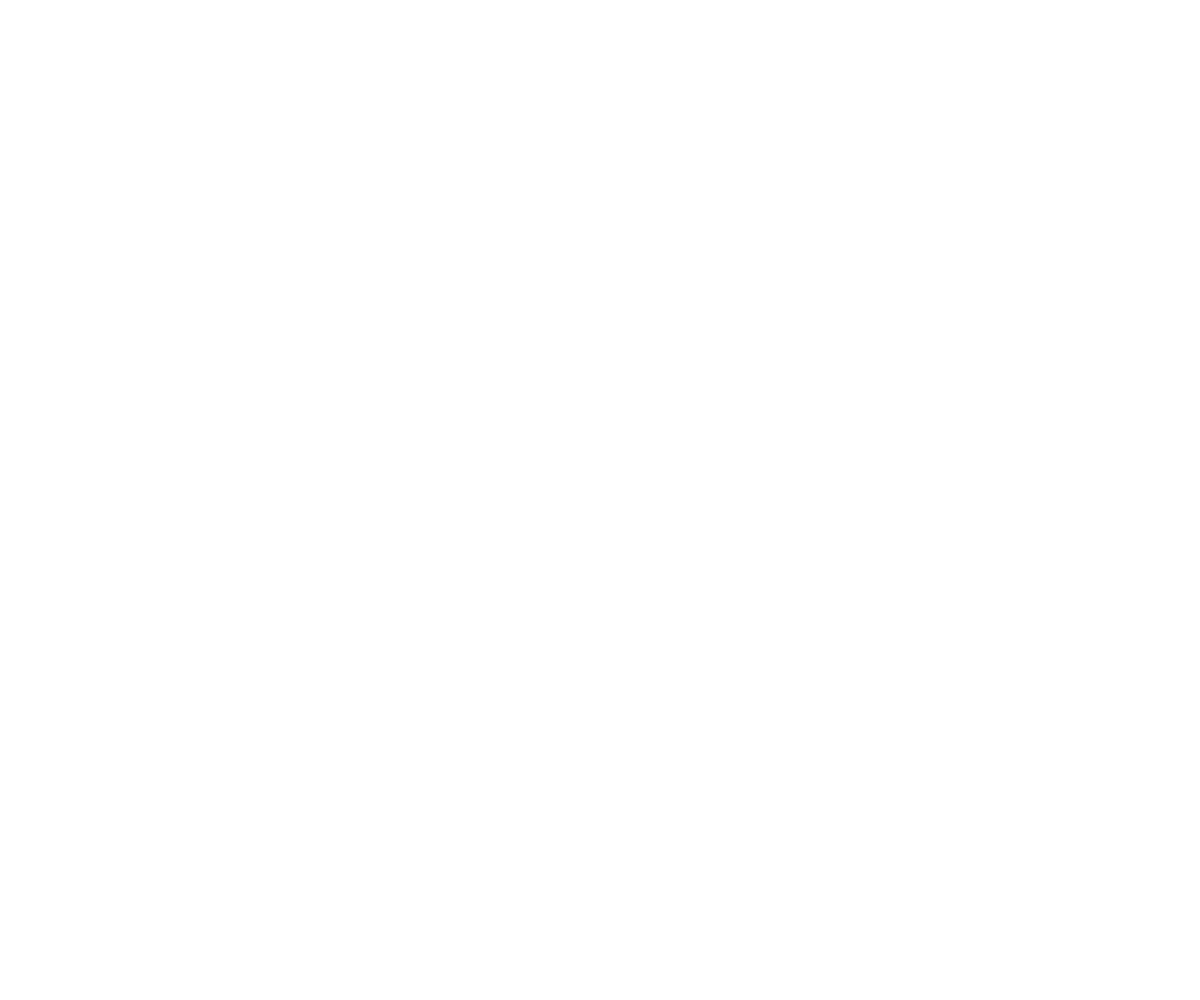
Frame 1 (no input)
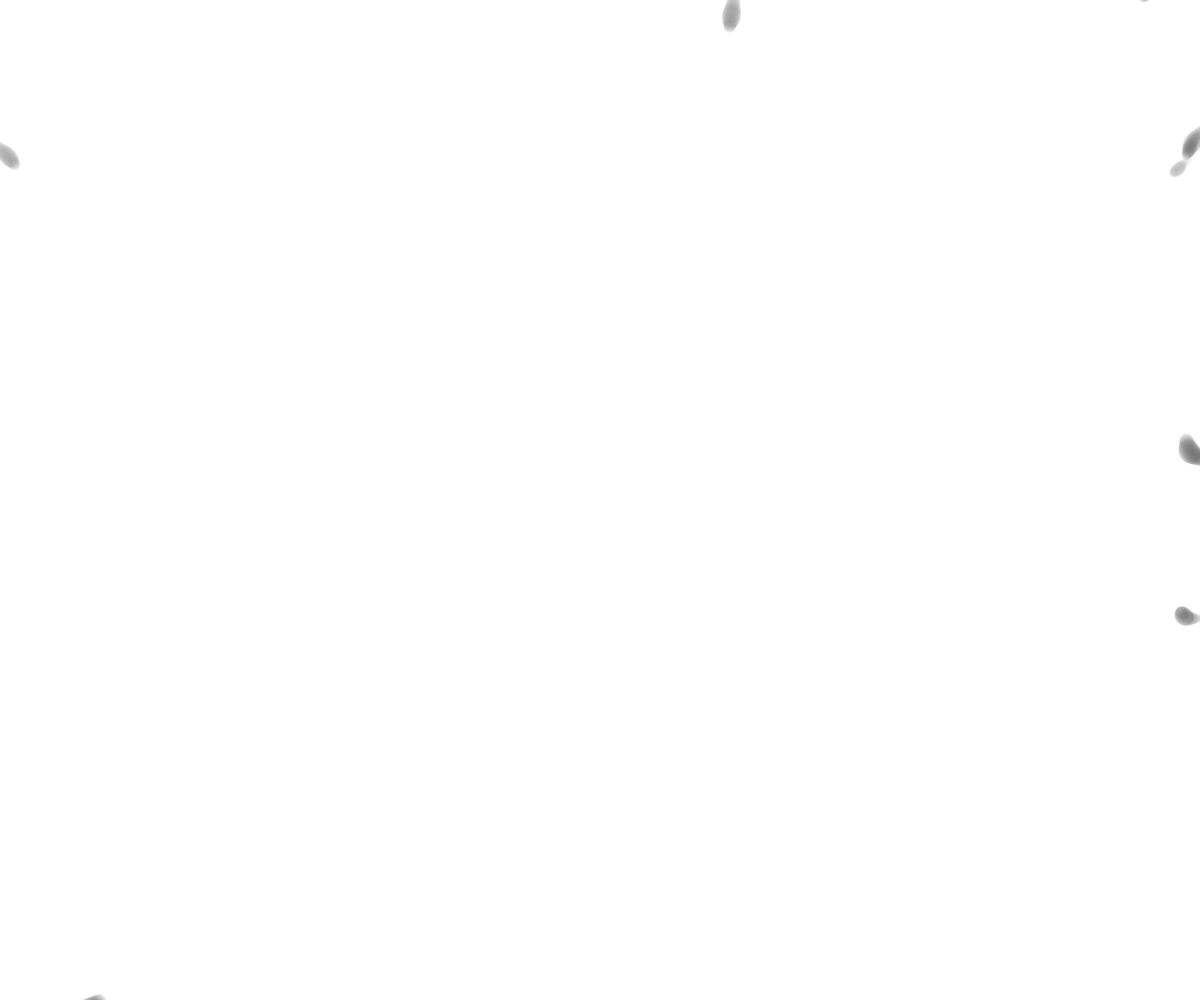
Frame 60 (no input)
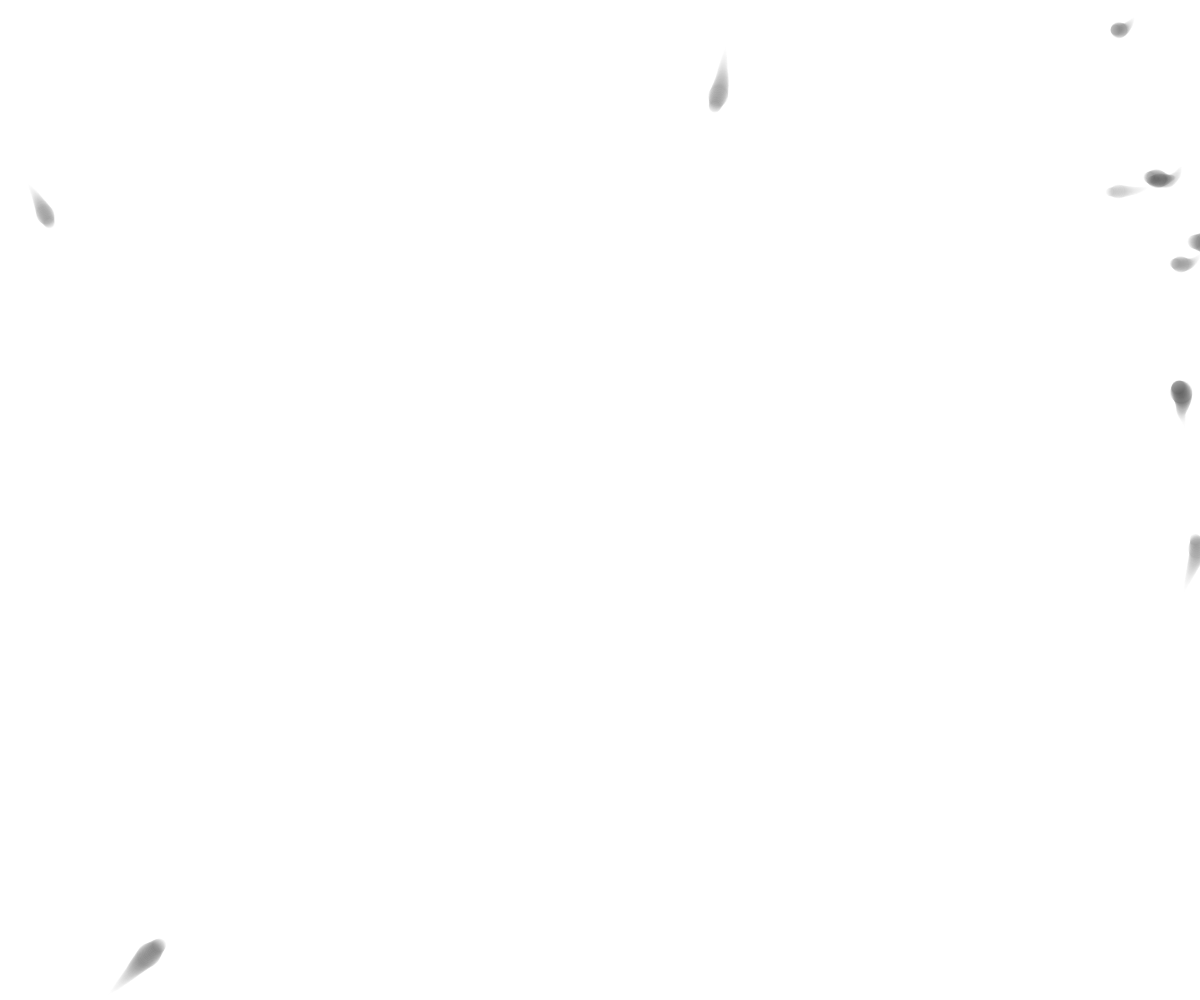
Frame 120 (the mouse pressed at the canvas centre since frame 60)

The p5.js sketch that drew these frames (run headless with seeded random() and noise() and a simulated clock; from frame 60 on, the mouse is pressed at the canvas centre):

// p5.js sketch
// ── sketch.js
// https://codepen.io/unicar/pen/LwbRbo

class FlockParams {
  constructor() {
    this.maxForce = 0.09;
    this.maxSpeed = 1.4;
    this.perceptionRadius = 120;
    this.alignAmp = 1;
    this.cohesionAmp = 1.2;
    this.separationAmp = 1.5;
  }
}

let flockParams = new FlockParams();

/*==================
Koi
===================*/

class Koi {
  constructor(x, y, koiColor) {
    this.color = color(koiColor);
    this.position = createVector(x, y);
    // this.offsetX = random(-100, 100);
    // this.offsetY = random(-100, 100);
    // this.position = createVector(x + this.offsetX, y + this.offsetY);
    // this.velocity = p5.Vector.random2D();
    this.velocity = createVector(width * 0.5 - x, height * 0.5 - y);
    this.velocity.setMag(random(1, 8));
    this.acceleration = createVector();
    this.baseSize = int(random(12, 30));
    this.maxForce = flockParams.maxForce;
    this.maxSpeed = flockParams.maxSpeed;
    this.bodyLength = this.baseSize * 2;
    this.body = new Array(this.bodyLength).fill({ ...this.position });
    this.maxSpeed = (flockParams.maxSpeed * this.baseSize) / 30;
  }

  calculateDesiredSteeringForce(kois, factorType) {
    let steering = createVector();
    let total = 0;
    for (let other of kois) {
      let d = dist(
        this.position.x,
        this.position.y,
        other.position.x,
        other.position.y
      );
      if (d < flockParams.perceptionRadius && other != this) {
        switch (factorType) {
          case "align":
            steering.add(other.velocity);
            break;
          case "cohesion":
            steering.add(other.position);
            break;
          case "separation":
            let diff = p5.Vector.sub(this.position, other.position);
            diff.div(d);
            steering.add(diff);
            break;
          default:
            break;
        }
        total++;
      }
    }

    if (total > 0) {
      steering.div(total);
      if (factorType === "cohesion") steering.sub(this.position);
      steering.setMag(flockParams.maxSpeed);
      steering.sub(this.velocity);
      steering.limit(flockParams.maxForce);
    }
    return steering;
  }

  align = (kois) => this.calculateDesiredSteeringForce(kois, "align");

  cohesion = (kois) => this.calculateDesiredSteeringForce(kois, "cohesion");

  separation = (kois) => this.calculateDesiredSteeringForce(kois, "separation");

  avoid(obstacle) {
    let steering = createVector();
    let d = dist(this.position.x, this.position.y, obstacle.x, obstacle.y);
    if (d < flockParams.perceptionRadius) {
      let diff = p5.Vector.sub(this.position, obstacle);
      diff.div(d);
      steering.add(diff);
      steering.setMag(flockParams.maxSpeed * 10);
      steering.sub(this.velocity);
      // steering.limit(flockParams.maxForce);
    }
    return steering;
  }

  attract(attraction) {
    let steering = createVector();
    let d = dist(this.position.x, this.position.y, attraction.x, attraction.y);
    if (d < flockParams.perceptionRadius * 2) {
      let diff = p5.Vector.sub(attraction, this.position);
      diff.mult(d);
      steering.add(diff);
      steering.setMag(flockParams.maxSpeed);
      steering.add(this.velocity);
      steering.limit(flockParams.maxForce * 1.48);
    }
    return steering;
  }

  edges() {
    if (this.position.x > width + 50) {
      this.position.x = -50;
    } else if (this.position.x < -50) {
      this.position.x = width + 50;
    }
    if (this.position.y > height + 50) {
      this.position.y = -50;
    } else if (this.position.y < -50) {
      this.position.y = height + 50;
    }
  }

  flock(kois) {
    this.acceleration.mult(0);
    let alignment = this.align(kois);
    let cohesion = this.cohesion(kois);
    let separation = this.separation(kois);

    let mouseObstacle = createVector(mouseX, mouseY);

    alignment.mult(flockParams.alignAmp);
    cohesion.mult(flockParams.cohesionAmp);
    separation.mult(flockParams.separationAmp);

    if (mouseX > 0 && mouseX < width && mouseY > 0 && mouseY < height) {
      if (mouseIsPressed === true) {
        let d = dist(mouseX, mouseY, this.position.x, this.position.y);
        if (d < this.baseSize * 0.6) {
          // this.position = createVector(mouseX, mouseY);
          this.velocity = createVector(
            mouseX - pmouseX,
            mouseY - pmouseY
          ).setMag(flockParams.maxSpeed);
        } else {
          let avoid = this.avoid(mouseObstacle);
          this.acceleration.add(avoid);
        }
      } else {
        let attract = this.attract(mouseObstacle);
        this.acceleration.add(attract);
      }
    }

    this.acceleration.add(separation);
    this.acceleration.add(alignment);
    this.acceleration.add(cohesion);

    this.acceleration.add(p5.Vector.random2D().mult(0.05));
  }

  updateBody() {
    this.body.unshift({ ...this.position });
    this.body.pop();
  }

  show() {
    noStroke();
    this.body.forEach((b, index) => {
      let size;
      if (index < this.bodyLength / 6) {
        size = this.baseSize + index * 1.8;
      } else {
        size = this.baseSize * 2 - index;
      }
      this.color.setAlpha((this.bodyLength - index) * 0.23);
      fill(this.color);
      ellipse(b.x, b.y, size * 0.5, size * 0.5);
    });
  }

  update() {
    this.position.add(this.velocity);
    this.velocity.add(this.acceleration);
    this.velocity.limit(flockParams.maxSpeed);
    this.updateBody();
  }
}

/*==================
Sketch: setup, draw, etc.
===================*/

const flock = [];
const ripples = [];
const lotusLeaves = [];
let koiNumber = 18;
let posX, posY;

function setup() {
  createCanvas(windowWidth, windowHeight);
  flockParams.perceptionRadius = width * 0.15;
  // print(flockParams.perceptionRadius);
  const color = 0;

  for (i = 0; i < koiNumber; i++) {
    let seed = int(random(4));
    if (seed === 0) {
      posX = random(width);
      posY = random(-70, -40);
    } else if (seed === 1) {
      posX = random(width + 30, width + 60);
      posY = random(height);
    } else if (seed === 2) {
      posX = random(width);
      posY = random(height + 35, height + 70);
    } else {
      posX = random(-50, -28);
      posY = random(height);
    }
    flock.push(new Koi(posX, posY, color));
  }
}

function draw() {
  background(255);

  flock.forEach((koi) => {
    koi.edges();
    koi.flock(flock);
    koi.update();
    koi.show();
  });
}

function windowResized() {
  // this function executes everytime the window size changes

  // set the sketch width and height to the 5 pixels less than
  // windowWidth and windowHeight. This gets rid of the scroll bars.
  resizeCanvas(windowWidth, windowHeight);
  // set background to light-gray
  background(255);
}
